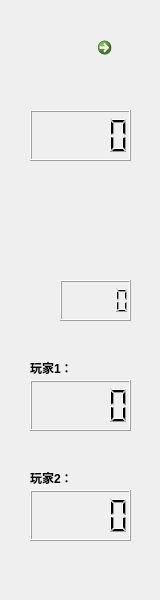
<?xml version="1.0" encoding="UTF-8"?>
<ui version="4.0">
 <class>SideBar</class>
 <widget class="QWidget" name="SideBar">
  <property name="geometry">
   <rect>
    <x>0</x>
    <y>0</y>
    <width>160</width>
    <height>600</height>
   </rect>
  </property>
  <property name="focusPolicy">
   <enum>Qt::StrongFocus</enum>
  </property>
  <property name="windowTitle">
   <string>Form</string>
  </property>
  <widget class="QLCDNumber" name="LCDTime">
   <property name="geometry">
    <rect>
     <x>30</x>
     <y>110</y>
     <width>101</width>
     <height>51</height>
    </rect>
   </property>
  </widget>
  <widget class="QLCDNumber" name="LCDScore">
   <property name="geometry">
    <rect>
     <x>30</x>
     <y>380</y>
     <width>101</width>
     <height>51</height>
    </rect>
   </property>
  </widget>
  <widget class="QLabel" name="GameOverLabel">
   <property name="geometry">
    <rect>
     <x>40</x>
     <y>200</y>
     <width>81</width>
     <height>41</height>
    </rect>
   </property>
   <property name="font">
    <font>
     <family>微软雅黑</family>
     <pointsize>12</pointsize>
     <weight>75</weight>
     <bold>true</bold>
    </font>
   </property>
   <property name="text">
    <string/>
   </property>
  </widget>
  <widget class="QLCDNumber" name="LCDTimeRemaining">
   <property name="geometry">
    <rect>
     <x>60</x>
     <y>280</y>
     <width>71</width>
     <height>41</height>
    </rect>
   </property>
   <property name="focusPolicy">
    <enum>Qt::NoFocus</enum>
   </property>
  </widget>
  <widget class="QCommandLinkButton" name="SuspendButton">
   <property name="geometry">
    <rect>
     <x>90</x>
     <y>30</y>
     <width>41</width>
     <height>51</height>
    </rect>
   </property>
   <property name="text">
    <string/>
   </property>
   <property name="icon">
    <iconset resource="images.qrc">
     <normaloff>:/images/run.png</normaloff>
     <normalon>:/images/suspend.png</normalon>:/images/run.png</iconset>
   </property>
   <property name="iconSize">
    <size>
     <width>30</width>
     <height>30</height>
    </size>
   </property>
   <property name="checkable">
    <bool>true</bool>
   </property>
  </widget>
  <widget class="QLCDNumber" name="LCDScore2">
   <property name="geometry">
    <rect>
     <x>30</x>
     <y>490</y>
     <width>101</width>
     <height>51</height>
    </rect>
   </property>
  </widget>
  <widget class="QLabel" name="label">
   <property name="geometry">
    <rect>
     <x>30</x>
     <y>360</y>
     <width>72</width>
     <height>15</height>
    </rect>
   </property>
   <property name="font">
    <font>
     <weight>75</weight>
     <bold>true</bold>
    </font>
   </property>
   <property name="text">
    <string>玩家1：</string>
   </property>
  </widget>
  <widget class="QLabel" name="label2">
   <property name="geometry">
    <rect>
     <x>30</x>
     <y>470</y>
     <width>72</width>
     <height>15</height>
    </rect>
   </property>
   <property name="font">
    <font>
     <weight>75</weight>
     <bold>true</bold>
    </font>
   </property>
   <property name="text">
    <string>玩家2：</string>
   </property>
  </widget>
  <widget class="QLabel" name="labelbg">
   <property name="geometry">
    <rect>
     <x>0</x>
     <y>0</y>
     <width>161</width>
     <height>601</height>
    </rect>
   </property>
   <property name="text">
    <string/>
   </property>
   <property name="pixmap">
    <pixmap resource="images.qrc">:/images/sidebar.png</pixmap>
   </property>
  </widget>
  <zorder>labelbg</zorder>
  <zorder>LCDTime</zorder>
  <zorder>LCDScore</zorder>
  <zorder>GameOverLabel</zorder>
  <zorder>LCDTimeRemaining</zorder>
  <zorder>SuspendButton</zorder>
  <zorder>LCDScore2</zorder>
  <zorder>label</zorder>
  <zorder>label2</zorder>
 </widget>
 <resources>
  <include location="images.qrc"/>
 </resources>
 <connections/>
</ui>
